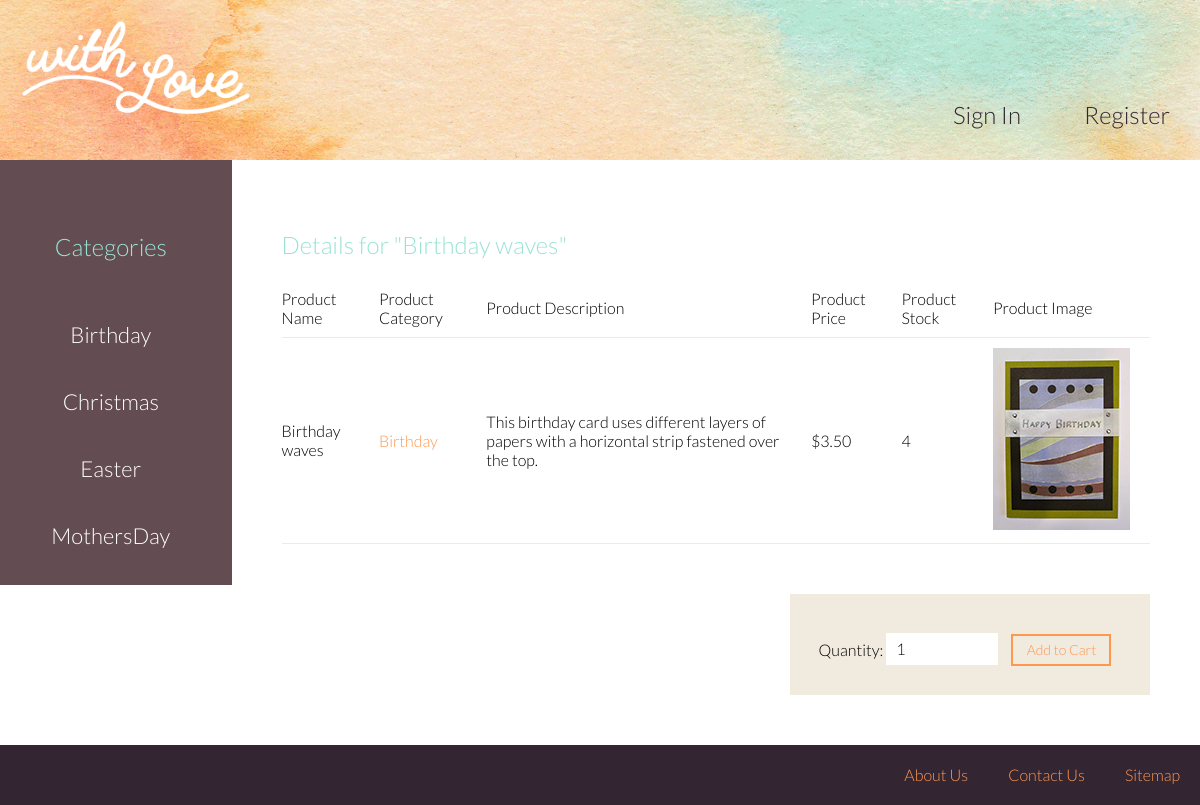
The page /itemDetails.php on the database its author committed.
### tables this page shows
CREATE TABLE IF NOT EXISTS `categories` (
  `cat_name` varchar(50) NOT NULL,
  `cat_desc` varchar(250) NOT NULL,
  `cat_img` varchar(50) NOT NULL,
  PRIMARY KEY (`cat_name`)
);

CREATE TABLE IF NOT EXISTS `products` (
  `prod_id` int(11) NOT NULL AUTO_INCREMENT,
  `prod_name` varchar(50) NOT NULL,
  `prod_cat` varchar(50) NOT NULL,
  `prod_desc` varchar(250) NOT NULL,
  `prod_price` decimal(4,2) NOT NULL,
  `prod_stock` int(11) NOT NULL,
  `prod_image` varchar(50) NOT NULL,
  PRIMARY KEY (`prod_id`)
);

### itemDetails.php (the view, shortened to what this page needs)
<?php
    include "part_head.php";
    include "part_header.php";
?>
<main>
    <?php
        $strCat = "";
        $strItemId = $_GET['item'];
        $result = mysql_query("SELECT * FROM products where (prod_id='".$strItemId."')") or die ("Retrieving information failed:".mysql_error());
        $resultName = mysql_query("SELECT * FROM products where (prod_id='".$strItemId."')") or die ("Retrieving information failed:".mysql_error());
        while($name = mysql_fetch_array($resultName)){
            $item_name = $name['prod_name'];
        }
    ?>
    <?php include "part_sidebar.php" ?>
    <div class="content">
        <h2>Details for "<?php echo $item_name ?>"</h2>
        <table class="itemDetailsTable">
            <tr class="itemHeader">
                <td>Product Name</td>
                <td>Product Category</td>
                <td>Product Description</td>
                <td>Product Price</td>
                <td>Product Stock</td>
                <td>Product Image</td>
            </tr>
            <?php
                if($num_rows = 0){
                    echo "No products. Come back soon!";
                } else {
                    while($row = mysql_fetch_array($result)){
                        $prodName = $row['prod_name'];
                        $prodPrice = $row['prod_price'];
                        $prodStock = $row['prod_stock'];
                        echo '<tr>
                                <td>'.$prodName.'</td>
                                <td><a href="items.php?category='.$row['prod_cat'].'">'.$row['prod_cat'].'</a></td>
                                <td>'.$row['prod_desc'].'</td>
                                <td>$'.$prodPrice.'</td>
                                <td>'.$prodStock.'</td>
                                <td><img src="images/'.$row['prod_image'].'" alt="'.$row['prod_image'].'"/></td>
                            </tr>';
                    }
                }
            ?>
        </table>
        <form action="addToCart.php" method="POST" class="addToCart">
            Quantity: <input type="text" name="f_quantity" id="f_quantity" value="1">
            <input type="submit" value="Add to Cart" class="button">
        </form>
    </div>
</main>
<?php include "part_footer.php" ?>

### part_sidebar.php (shortened to what this page needs)
<aside>
	<ul>
		<li><h2>Categories</h2></li>
		<?php
			$category = mysql_query( "SELECT * FROM categories" ) or die ("Retrieving information failed:".mysql_error());
		    if($num_rows = 0){
		        echo "No categories.";
		    } else {
		        while($row = mysql_fetch_array($category)){
		        	if ($strCat==$row["cat_name"]) {
		        		echo "<li class='currentCategory'><a href='items.php?category=".$row["cat_name"]."'>".$row["cat_name"]."</a></li>";
		        	} else {
		        		echo "<li><a href='items.php?category=".$row["cat_name"]."'>".$row["cat_name"]."</a></li>";
		        	}
		        }
		    }
		?>
	</ul>
</aside>

### css/style.css (style rules this page uses)
* { font-family: 'Lato', sans-serif; font-weight: 300; }
body { margin: 0 auto; display: flex; min-height: 100vh; flex-direction: column; }
main { display: flex; flex: 1; }
.content { padding: 50px; width: 100%; display: inline-block; }
a { color: #ff974f; text-decoration: none; }
aside { padding-top: 16px; width: 320px; height: calc(-120%); display: inline-block; background-color: #644d52; text-align: center; }
aside ul { margin-left: -50px; list-style-type: none; }
aside li { font-size: 22px; padding: 20px 0px; }
aside a { text-decoration: none; color: white; }
h2 { font-size: 24px; color: #98e3d5; }
form { background-color: #f0eadf; text-align: center; padding: 50px; }
input { height: 30px; width: 98%; margin-bottom: 10px; border: 0px solid white; }
input[type="text"], input[type="password"], input[type="email"] { padding-left: 10px; font-size: 16px; }
.button { font-size: 14px; border: 2px solid #ff974f; background-color: #f0eadf; color: #ff974f; width: 160px; height: 44px; margin: 0 auto; margin: 20px 10px 0 10px; cursor: pointer; }
.itemsTable, .itemDetailsTable, .cartTable { width: 100%; }
table { border-collapse: collapse; border-spacing: 0; }
td { padding: 10px 20px 10px 0; border-bottom: 1px solid #f0eadf; }
.addToCart { padding: 20px 0; width: 360px; margin-top: 50px; float: right; }
.addToCart input { width: 100px; }
.addToCart .button { height: 32px; }

### rows shown on the page
categories: cat_name "Birthday"
categories: cat_name "Christmas"
categories: cat_name "Easter"
categories: cat_name "MothersDay"
products: prod_name "Birthday waves", prod_cat "Birthday", prod_desc "This birthday card uses different layers of papers with a horizontal strip fastened over the top.", prod_price "3.50", prod_stock "4", prod_image (picture)
